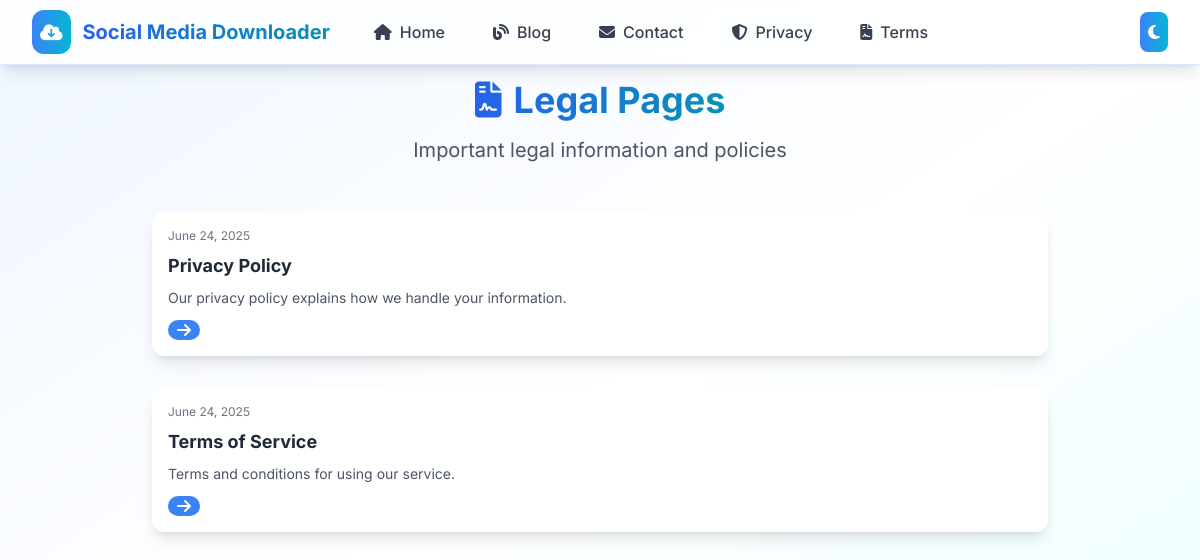
/legal, run on the app's committed database.
### utils.py (models this page shows)
class LegalPage(db.Model):
    __tablename__ = 'legal_pages'
    id = Column(Integer, primary_key=True)
    title = Column(String(200), nullable=False)
    slug = Column(String(200), nullable=False, unique=True)
    content = Column(db.Text, nullable=False)  # Processed HTML
    raw_content = Column(db.Text, nullable=False)  # Original markdown
    excerpt = Column(String(300))
    thumbnail_data = Column(db.LargeBinary)
    thumbnail_mime_type = Column(String(100))
    thumbnail_style = Column(String(20), default='cover')
    thumbnail_height = Column(Integer, default=192)
    published = Column(db.Boolean, default=False)
    created_at = Column(DateTime, default=datetime.utcnow)
    updated_at = Column(DateTime, default=datetime.utcnow, onupdate=datetime.utcnow)

### routes.py (the view)
@app.route('/legal')
def legal_list():
    try:
        legal_pages = LegalPage.query.all()
        published = [p for p in legal_pages if p.published]
        return render_template('legal/list.html', legal_pages=published)
    except Exception as e:
        return render_template('legal/list.html', legal_pages=[])

### templates/legal/list.html (shortened to what this page needs)
{% extends "base.html" %}
{% block content %}
<div class="max-w-4xl mx-auto">
    <div class="text-center mb-12">
        <h1 class="text-4xl font-bold mb-4">
            <span class="bg-gradient-to-r from-blue-600 to-cyan-600 dark:from-blue-400 dark:to-cyan-400 bg-clip-text text-transparent">
                <i class="fas fa-file-contract mr-3"></i>Legal Pages
            </span>
        </h1>
        <p class="text-xl text-gray-600 dark:text-gray-300">Important legal information and policies</p>
    </div>
    {% if legal_pages %}
        <div class="space-y-8">
            {% for legal_page in legal_pages %}
            <article class="bg-white dark:bg-gray-800 rounded-xl shadow-lg hover:shadow-xl transition-all duration-300 overflow-hidden">
                <div class="flex h-36">
                    {% if legal_page.thumbnail_data %}
                    <div class="w-1/4 overflow-hidden">
                        <img src="/legal-thumbnail/{{ legal_page.id }}" alt="{{ legal_page.title }}"
                             class="w-full h-full object-cover hover:scale-105 transition-transform duration-300">
                    </div>
                    <div class="w-3/4 p-4 flex flex-col justify-between">
                    {% else %}
                    <div class="w-full p-4 flex flex-col justify-between">
                    {% endif %}
                        <div>
                            <div class="flex items-center justify-between mb-2">
                                <time class="text-xs text-gray-500 dark:text-gray-400">{{ legal_page.created_at.strftime('%B %d, %Y') }}</time>
                            </div>
                            <h2 class="text-lg font-bold text-gray-800 dark:text-white mb-2 line-clamp-2">
                                <a href="{{ url_for('legal_detail', slug=legal_page.slug) }}" class="hover:text-blue-600 dark:hover:text-blue-400 transition-colors">
                                    {{ legal_page.title }}
                                </a>
                            </h2>
                            {% if legal_page.excerpt %}
                            <p class="text-sm text-gray-600 dark:text-gray-300 mb-3 line-clamp-2">{{ legal_page.excerpt }}</p>
                            {% endif %}
                        </div>
                        <a href="{{ url_for('legal_detail', slug=legal_page.slug) }}"
                           class="inline-flex items-center justify-center bg-blue-500 hover:bg-blue-600 text-white w-8 h-8 rounded-full transition-colors duration-200">
                            <i class="fas fa-arrow-right"></i>
                        </a>
                    </div>
                </div>
            </article>
            {% endfor %}
        </div>
    {% endif %}
</div>
{% endblock %}

### data on the page
LegalPage: created_at "June 24, 2025", title "Privacy Policy", excerpt "Our privacy policy explains how we handle your information."
LegalPage: created_at "June 24, 2025", title "Terms of Service", excerpt "Terms and conditions for using our service."
